Frame 1 (no input): blank canvas, image omitted
Frame 60 (no input): blank canvas, image omitted
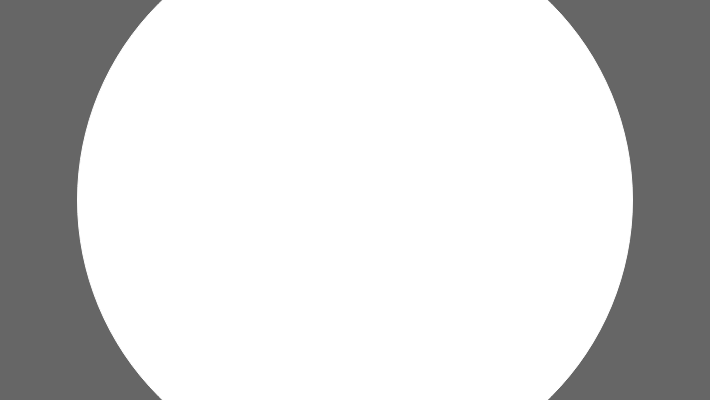
Frame 120 (the mouse pressed at the canvas centre since frame 60)

The p5.js sketch whose frames 1 and 60 were blank and that drew this single picture after the mouse press (run headless with seeded random() and noise() and a simulated clock; from frame 60 on, the mouse is pressed at the canvas centre):

// p5.js sketch
// ── sketch.js
function setup() {
  createCanvas(710, 400);
  background(102);
}

function draw() {
  variableEllipse(mouseX, mouseY, pmouseX, pmouseY);
  from = color(255, 0, 0, 0.2 * 255);
}

function variableEllipse(x, y, px, py) {
  let speed = abs(x - px) + abs(y - py);
  stroke(speed);
  
  ellipse(x, y, speed, speed);
}
